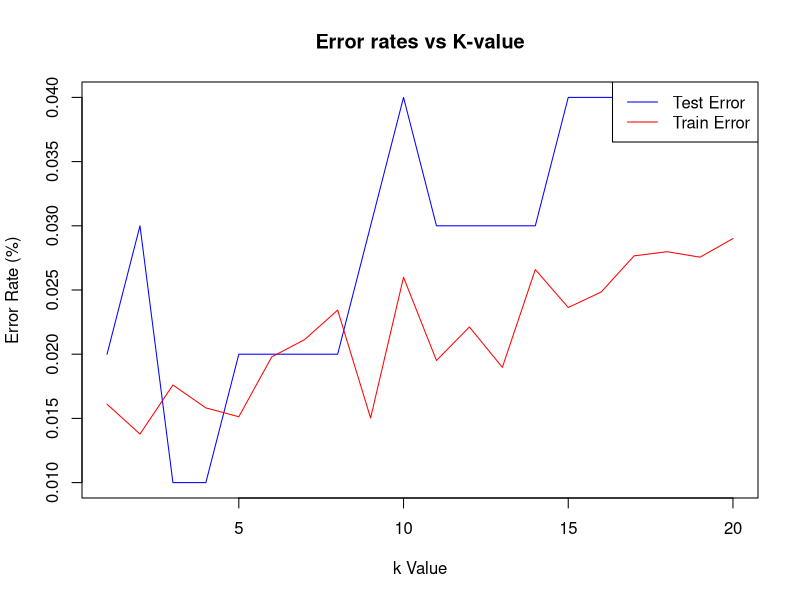

Source code (R):
library(palmerpenguins)
library(caTools)
library(class)
library(caret)
library(ggfortify)
data(penguins)

penguins <- na.omit(penguins)

set.seed(122)
training_rows <- sample(1:nrow(penguins), replace = F, size = nrow(penguins) * 0.7)


# Training set
train_penguins <- penguins[training_rows, -c(2, 8)]
train_label <- train_penguins$species
train_penguins <- scale(train_penguins[c("bill_length_mm", "bill_depth_mm", "flipper_length_mm", "body_mass_g")])


# Testing set
test_penguins <- penguins[-training_rows, -c(2, 8)]
test_penguins <- scale(test_penguins[c("bill_length_mm", "bill_depth_mm", "flipper_length_mm", "body_mass_g")])
test_label <- penguins[-training_rows, 1]

k <- 1:20
k_train_errors <- numeric(length(k))
k_test_errors <- numeric(length(k))
k_val_errors <- numeric(length(k))

for (i in 1:length(k)) {

    knn <- train(
        x = train_penguins,
        y = train_label,
        method = "knn",
        tuneGrid = data.frame(k = k[i])
    )

    k_train_errors[i] <- 1 - mean(knn$results$Accuracy)
    k_test_errors[i] <- 1 - confusionMatrix(predict(knn, test_penguins), as.factor(test_label$species))$overall["Accuracy"]
}
plot(k, k_test_errors, type = "l", col = "blue", 
     xlab = "k Value", ylab = "Error Rate (%)", main = "Error rates vs K-value")
lines(k, k_train_errors, col = "red")
legend("topright", legend = c("Test Error", "Train Error"),
       col = c("blue", "red"), lty = 1)

best_k <- which.min(k_val_errors) + 1
knn_best <- train(
    x = train_penguins,
    y = train_label,
    method = "knn",
    tuneGrid = data.frame(k = best_k)
)

test_predictions <- predict(knn_best, test_penguins)
matrix <- confusionMatrix(data = test_predictions, reference = test_label$species)
precision <- mean(matrix$byClass[, "Pos Pred Value"])
recall <- mean(matrix$byClass[, "Recall"])
f1_score <- 2 * (precision * recall) / (precision + recall)
